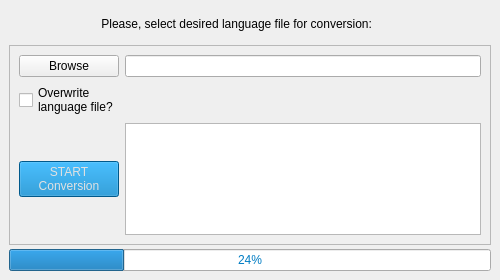
<?xml version="1.0" encoding="UTF-8"?>
<ui version="4.0">
 <class>MainWindow</class>
 <widget class="QMainWindow" name="MainWindow">
  <property name="geometry">
   <rect>
    <x>0</x>
    <y>0</y>
    <width>500</width>
    <height>280</height>
   </rect>
  </property>
  <property name="minimumSize">
   <size>
    <width>500</width>
    <height>280</height>
   </size>
  </property>
  <property name="windowTitle">
   <string>Garmin Language message replacer</string>
  </property>
  <property name="windowIcon">
   <iconset>
    <normaloff>../files/garmin.ico</normaloff>../files/garmin.ico</iconset>
  </property>
  <property name="autoFillBackground">
   <bool>false</bool>
  </property>
  <property name="styleSheet">
   <string notr="true"/>
  </property>
  <property name="toolButtonStyle">
   <enum>Qt::ToolButtonIconOnly</enum>
  </property>
  <widget class="QWidget" name="centralwidget">
   <property name="styleSheet">
    <string notr="true"/>
   </property>
   <layout class="QVBoxLayout" name="verticalLayout">
    <item>
     <widget class="QLabel" name="lblHint">
      <property name="minimumSize">
       <size>
        <width>0</width>
        <height>30</height>
       </size>
      </property>
      <property name="layoutDirection">
       <enum>Qt::LeftToRight</enum>
      </property>
      <property name="text">
       <string>Please, select desired language file for conversion:        </string>
      </property>
      <property name="alignment">
       <set>Qt::AlignCenter</set>
      </property>
     </widget>
    </item>
    <item>
     <widget class="QFrame" name="frmMain">
      <property name="minimumSize">
       <size>
        <width>0</width>
        <height>200</height>
       </size>
      </property>
      <property name="styleSheet">
       <string notr="true"/>
      </property>
      <property name="frameShape">
       <enum>QFrame::StyledPanel</enum>
      </property>
      <property name="frameShadow">
       <enum>QFrame::Raised</enum>
      </property>
      <layout class="QGridLayout" name="gridLayout">
       <item row="7" column="2">
        <widget class="QTextEdit" name="txeState">
         <property name="styleSheet">
          <string notr="true"/>
         </property>
         <property name="readOnly">
          <bool>true</bool>
         </property>
        </widget>
       </item>
       <item row="4" column="2">
        <widget class="QLineEdit" name="lnePath">
         <property name="enabled">
          <bool>true</bool>
         </property>
         <property name="readOnly">
          <bool>true</bool>
         </property>
        </widget>
       </item>
       <item row="4" column="0">
        <widget class="QPushButton" name="psbBrowse">
         <property name="text">
          <string>Browse</string>
         </property>
        </widget>
       </item>
       <item row="5" column="0">
        <widget class="QCheckBox" name="chckOverwrite">
         <property name="toolTip">
          <string/>
         </property>
         <property name="whatsThis">
          <string extracomment="If checked, the original file will be replaced"/>
         </property>
         <property name="text">
          <string>Overwrite
language file?</string>
         </property>
         <property name="shortcut">
          <string/>
         </property>
         <property name="tristate">
          <bool>false</bool>
         </property>
        </widget>
       </item>
       <item row="7" column="0">
        <widget class="QPushButton" name="psbStart">
         <property name="styleSheet">
          <string notr="true">background-color: rgb(0, 124, 195);
color: rgb(225, 225, 225);</string>
         </property>
         <property name="text">
          <string>START
Conversion</string>
         </property>
        </widget>
       </item>
      </layout>
     </widget>
    </item>
    <item>
     <widget class="QProgressBar" name="prbProgbar">
      <property name="styleSheet">
       <string notr="true">color: rgb(0, 124, 195);
</string>
      </property>
      <property name="value">
       <number>24</number>
      </property>
     </widget>
    </item>
   </layout>
  </widget>
 </widget>
 <resources/>
 <connections/>
</ui>
